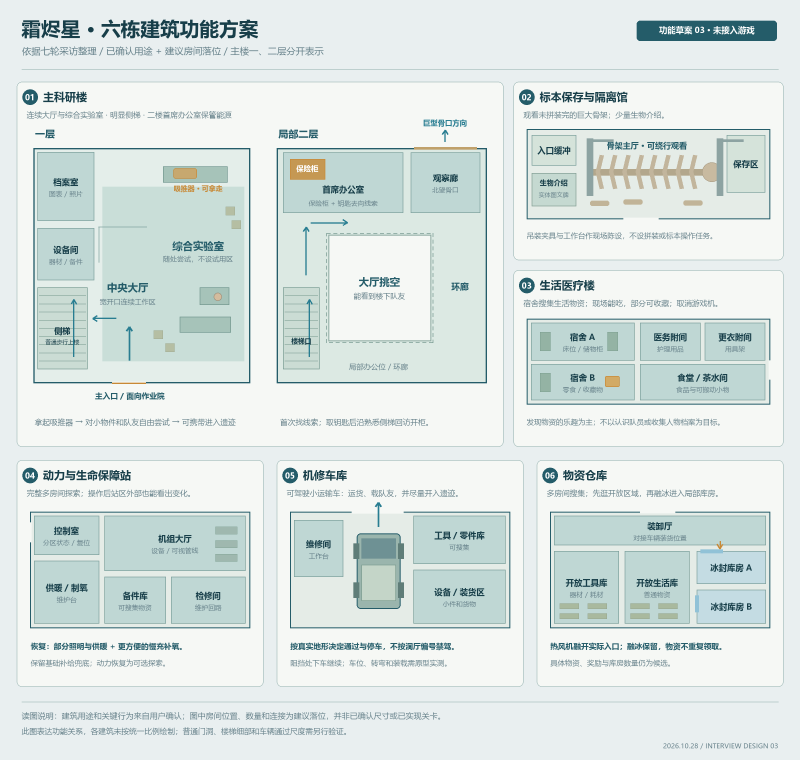
#> input picture art-source/editable/frost-building-design-20261028/霜烬星-六栋建筑-功能草案03.png, 2400 x 2280 px (shown at 1/3 size)
$ python inspect_shot.py '../../../../art-source/editable/frost-building-design-20261028/霜烬星-六栋建筑-功能草案03.png' 5
#> lines starting #> are read from the running program, lines starting #| are printed output that depends on the picture
"""截图体检：亮度统计 + 主体色块包围盒 + 字符图。

    python inspect_shot.py <png> [cols]
"""
import sys
from PIL import Image

RAMP = " .:-=+*#%@"
PALETTE = {
    "dragon_cream": (255, 230, 184),
    "dragon_orange": (255, 154, 84),
    "fuel_amber": (255, 179, 71),
    "hull_light": (196, 210, 208),
    "trim_teal": (55, 89, 103),
    "cyan": (63, 216, 255),
    "player_teal": (107, 148, 180),
}

path = sys.argv[1]
cols = int(sys.argv[2]) if len(sys.argv) > 2 else 76
image = Image.open(path).convert("RGB")
#> image is the input picture: PIL image 2400x2280 RGB; mean R, G, B 218.1, 228.4, 226.5
width, height = image.size
#> width = 2400; height = 2280
name = path.replace("\\", "/").split("/")[-1]

small = image.resize((cols, int(cols * height / width * 0.5)), Image.LANCZOS)
rows = small.size[1]
#> rows = 2
print("%s  %dx%d -> %dx%d" % (name, width, height, cols, rows))
#| 霜烬星-六栋建筑-功能草案03.png  2400x2280 -> 5x2
for y in range(rows):
    line = []
    for x in range(cols):
        r, g, b = small.getpixel((x, y))
        lum = (0.2126 * r + 0.7152 * g + 0.0722 * b) / 255.0
        line.append(RAMP[min(len(RAMP) - 1, int(lum * len(RAMP)))])
    print("".join(line))

probe = image.resize((200, 125))
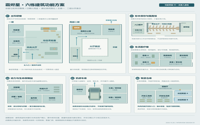
#> probe: PIL image 200x125 RGB; mean R, G, B 218.1, 228.4, 226.4
pixels = list(probe.getdata())
#> pixels = 25000 items
total = len(pixels)
#> total = 25000
lums = sorted((0.2126 * r + 0.7152 * g + 0.0722 * b) / 255.0 for r, g, b in pixels)
#> lums = 25000 items
print("luminance  mean=%.2f  p10=%.2f  p50=%.2f  p90=%.2f  blown>0.94=%.1f%%  dark<0.06=%.1f%%" % (
    sum(lums) / total, lums[int(total * 0.1)], lums[int(total * 0.5)], lums[int(total * 0.9)],
    100.0 * sum(1 for v in lums if v > 0.94) / total,
    100.0 * sum(1 for v in lums if v < 0.06) / total,
))
#| luminance  mean=0.89  p10=0.79  p50=0.92  p90=0.97  blown>0.94=27.5%  dark<0.06=0.0%

pw, ph = probe.size
#> pw = 200; ph = 125
for cname, color in PALETTE.items():
    hits = 0
    minx, miny, maxx, maxy = pw, ph, -1, -1
    for y in range(ph):
        for x in range(pw):
            r, g, b = probe.getpixel((x, y))
            if abs(r - color[0]) < 24 and abs(g - color[1]) < 24 and abs(b - color[2]) < 24:
                hits += 1
                minx = min(minx, x)
                miny = min(miny, y)
                maxx = max(maxx, x)
                maxy = max(maxy, y)
    if hits == 0:
        print("  %-14s     -" % cname)
    else:
        print("  %-14s %5.2f%%  bbox=(%d,%d)-(%d,%d)" % (
            cname, 100.0 * hits / total, minx * width // pw, miny * height // ph,
            maxx * width // pw, maxy * height // ph))
#> this loop made 7 passes
#|   hull_light     30.28%  bbox=(60,54)-(2328,2225)
#|   trim_teal       0.13%  bbox=(72,72)-(2160,1769)
#|   player_teal     0.54%  bbox=(72,54)-(2316,1933)
